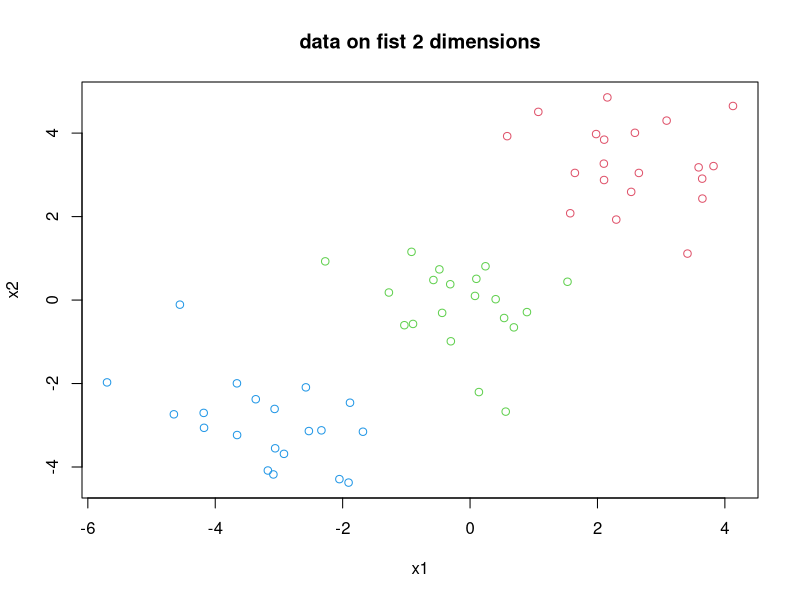
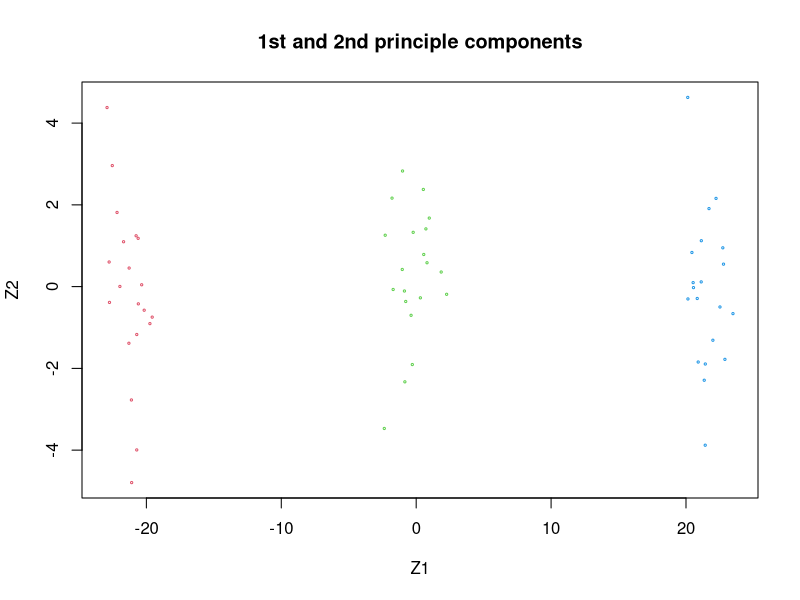

R code for these plots, in order:
## ---- chunk 1
x <- matrix(rnorm(20*3*50), ncol=50)

## means separation
x[1:20,] <- x[1:20,] + 3 
x[41:60,] <- x[41:60,] - 3

y <- c(rep(2,20), rep(3,20), rep(4,20)) #labels for colors

plot(x[,1:2], col=y, xlab="x1", ylab="x2", main="data on fist 2 dimensions")
## ---- chunk 2
pca.out <- prcomp(x)

print(summary(pca.out))

plot(pca.out$x[,1:2], col=y, cex=0.3, xlab="Z1", ylab="Z2", main="1st and 2nd principle components")

## ---- chunk 3
km.out <- kmeans(x, 3, nstart=20)

print(km.out$cluster)
print( table(km.out$cluster, c(rep(3,20), rep(1,20), rep(2,20) )) )
## ---- chunk 4
km2 <- kmeans(x, 2, nstart=20)
print(km2$cluster)
## ---- chunk 5
km4 <- kmeans(x, 4, nstart=20)
print(km4$cluster)
## ---- chunk 6
px <- pca.out$x[,1:2]
km_pc <- kmeans(px, 3,nstart=20)
print(km_pc$cluster)
# good separation in 3 clusters 
print( table(km_pc$cluster, c( rep(3,20), rep(1,20), rep(2,20)  )) )
## ---- chunk 7
km.s <- kmeans(scale(x), 3, nstart=20)
print(km.s$cluster)
print(table(km.s$cluster, c( rep(1,20), rep(3,20), rep(2,20)  )) )

